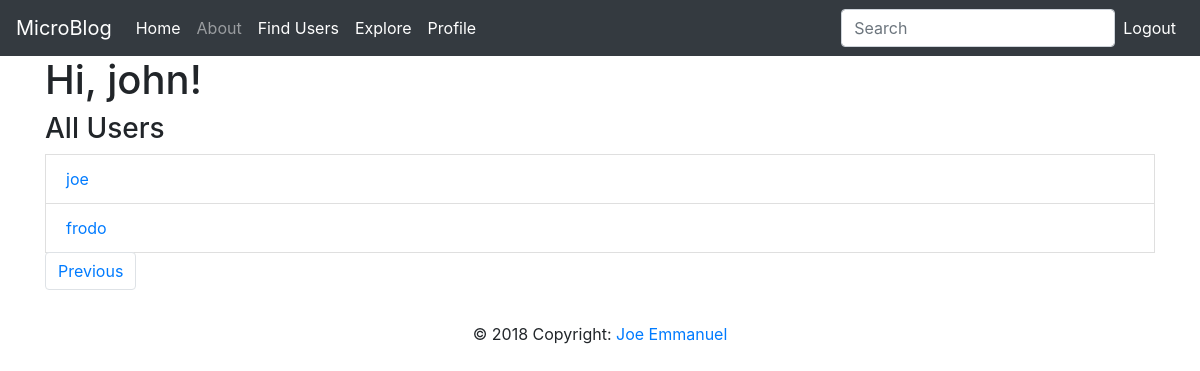
Screenshot of /all_users?page=2 (signed in) with the database file from the repository.
### app/models.py (models this page shows, shortened)
class User(UserMixin, db.Model):
    __tablename__ = 'user'
    id = db.Column(db.Integer, primary_key=True)
    username = db.Column(db.String(64), index=True, unique=True)
    email = db.Column(db.String(64), index=True, unique=True)
    password_hash = db.Column(db.String(128))
    posts = db.relationship('Post', backref='author', lazy='dynamic')
    about_me = db.Column(db.String(140))
    last_seen = db.Column(db.DateTime, default=datetime.utcnow)
    followed = db.relationship(
        'User', secondary=followers,
        primaryjoin=(followers.c.follower_id == id),
        secondaryjoin=(followers.c.followed_id == id),
        backref=db.backref('followers', lazy='dynamic'), lazy='dynamic')

### app/main/routes.py (the view)
@bp.route('/all_users')
@login_required
def all_users():
    page = request.args.get('page', 1, type=int)
    users = User.query.order_by(User.username.desc()).paginate(page, current_app.config['USERS_PER_PAGE'], False)  # attempting to implement a situation where a user can view other users
    posts = Post.query.order_by(Post.timestamp.desc()).paginate(page, current_app.config['POSTS_PER_PAGE'], False)
    next_url = url_for('main.all_users', page=users.next_num) if users.has_next else None
    prev_url = url_for('main.all_users', page=users.prev_num) if users.has_prev else None
    return render_template('all_users.html', users=users.items, title='All Users', next_url=next_url, prev_url=prev_url)

### app/main/forms.py
class SearchForm(FlaskForm):
    q = StringField('Search', validators=[DataRequired()])
    def __init__(self, *args, **kwargs):
        if 'formdata' not in kwargs:
            kwargs['formdata'] = request.args
        if 'csrf_enabled' not in kwargs:
            kwargs['csrf_enabled'] = False
        super(SearchForm, self).__init__(*args, **kwargs)

### app/main/routes.py (called while the page is built)
@bp.before_request
def before_request():
    if current_user.is_authenticated:
        current_user.last_seen = datetime.utcnow()
        db.session.commit()
        g.search_form = SearchForm()

### app/models.py (called while the page is built)
@login.user_loader
def loaded_user(id):
    return User.query.get(int(id))

### app/templates/all_users.html (shortened to what this page needs)
{% extends "base.html" %}
{% block content %}
    <h1>Hi, {{ current_user.username }}!</h1>
    {% if users %}
    <h3>All Users</h3>
    {% for user in users %}
    <ul class="list-group-item"><a href="{{ url_for('main.user', username=user.username) }}">{{ user.username }} </a></ul>
    {% endfor %}
    {% endif %}
    <nav aria-label="...">
  <ul class="pagination">
      {% if prev_url %}
    <li class="page-item">
      <a class="page-link" href="{{ prev_url }}">Previous</a>
    </li>
    {% endif %}
  </ul>
</nav>
{% endblock %}

### rows the page displays
User: username "john"
User: username "joe"
User: username "frodo"
